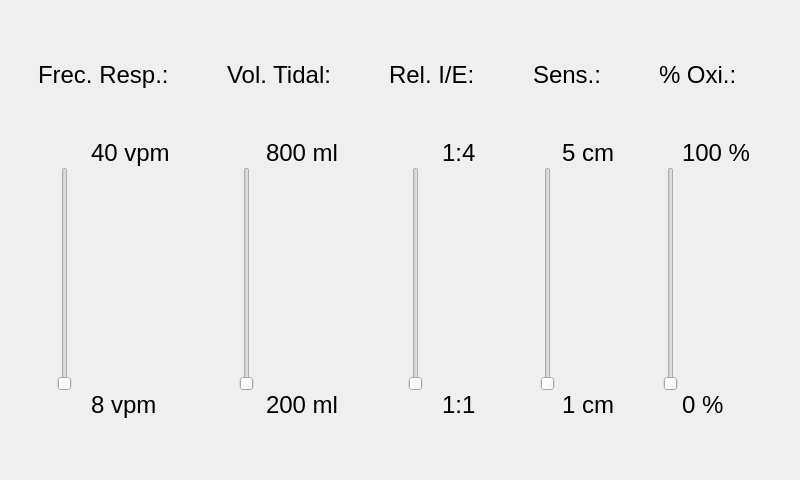
<?xml version="1.0" encoding="UTF-8"?>
<ui version="4.0">
 <class>RespiracionControlada</class>
 <widget class="QWidget" name="RespiracionControlada">
  <property name="geometry">
   <rect>
    <x>0</x>
    <y>0</y>
    <width>800</width>
    <height>480</height>
   </rect>
  </property>
  <property name="windowTitle">
   <string>Form</string>
  </property>
  <layout class="QHBoxLayout" name="horizontalLayout_2">
   <item>
    <layout class="QVBoxLayout" name="verticalLayout_2">
     <item>
      <layout class="QGridLayout" name="gridLayout_2">
       <property name="leftMargin">
        <number>5</number>
       </property>
       <property name="topMargin">
        <number>50</number>
       </property>
       <property name="rightMargin">
        <number>5</number>
       </property>
       <property name="bottomMargin">
        <number>50</number>
       </property>
       <property name="verticalSpacing">
        <number>50</number>
       </property>
       <item row="0" column="0">
        <widget class="QLabel" name="lblFrecRespiratoria">
         <property name="sizePolicy">
          <sizepolicy hsizetype="Fixed" vsizetype="Preferred">
           <horstretch>0</horstretch>
           <verstretch>0</verstretch>
          </sizepolicy>
         </property>
         <property name="font">
          <font>
           <pointsize>18</pointsize>
          </font>
         </property>
         <property name="text">
          <string>Frec. Resp.:   </string>
         </property>
        </widget>
       </item>
       <item row="1" column="0">
        <layout class="QGridLayout" name="gridLayout_3">
         <item row="1" column="0">
          <widget class="QSlider" name="sldFrecRespiratoria">
           <property name="orientation">
            <enum>Qt::Vertical</enum>
           </property>
          </widget>
         </item>
         <item row="1" column="1">
          <widget class="QLabel" name="label_3">
           <property name="sizePolicy">
            <sizepolicy hsizetype="Fixed" vsizetype="Preferred">
             <horstretch>0</horstretch>
             <verstretch>0</verstretch>
            </sizepolicy>
           </property>
           <property name="text">
            <string/>
           </property>
          </widget>
         </item>
         <item row="2" column="1">
          <widget class="QLabel" name="label_2">
           <property name="sizePolicy">
            <sizepolicy hsizetype="Fixed" vsizetype="Preferred">
             <horstretch>0</horstretch>
             <verstretch>0</verstretch>
            </sizepolicy>
           </property>
           <property name="font">
            <font>
             <pointsize>18</pointsize>
            </font>
           </property>
           <property name="text">
            <string>8 vpm</string>
           </property>
          </widget>
         </item>
         <item row="0" column="1">
          <widget class="QLabel" name="label_4">
           <property name="font">
            <font>
             <pointsize>18</pointsize>
            </font>
           </property>
           <property name="text">
            <string>40 vpm</string>
           </property>
          </widget>
         </item>
        </layout>
       </item>
      </layout>
     </item>
    </layout>
   </item>
   <item>
    <layout class="QVBoxLayout" name="verticalLayout_3">
     <item>
      <layout class="QGridLayout" name="gridLayout_4">
       <property name="leftMargin">
        <number>5</number>
       </property>
       <property name="topMargin">
        <number>50</number>
       </property>
       <property name="rightMargin">
        <number>5</number>
       </property>
       <property name="bottomMargin">
        <number>50</number>
       </property>
       <property name="verticalSpacing">
        <number>50</number>
       </property>
       <item row="0" column="0">
        <widget class="QLabel" name="lblVolumenTidal">
         <property name="sizePolicy">
          <sizepolicy hsizetype="Fixed" vsizetype="Fixed">
           <horstretch>0</horstretch>
           <verstretch>0</verstretch>
          </sizepolicy>
         </property>
         <property name="font">
          <font>
           <pointsize>18</pointsize>
          </font>
         </property>
         <property name="text">
          <string>Vol. Tidal:   </string>
         </property>
        </widget>
       </item>
       <item row="1" column="0">
        <layout class="QGridLayout" name="gridLayout_7">
         <item row="1" column="0">
          <widget class="QSlider" name="sldVolumenTidal">
           <property name="orientation">
            <enum>Qt::Vertical</enum>
           </property>
          </widget>
         </item>
         <item row="1" column="1">
          <widget class="QLabel" name="label_7">
           <property name="text">
            <string/>
           </property>
          </widget>
         </item>
         <item row="0" column="1">
          <widget class="QLabel" name="label_6">
           <property name="sizePolicy">
            <sizepolicy hsizetype="Fixed" vsizetype="Fixed">
             <horstretch>0</horstretch>
             <verstretch>0</verstretch>
            </sizepolicy>
           </property>
           <property name="font">
            <font>
             <pointsize>18</pointsize>
            </font>
           </property>
           <property name="text">
            <string>800 ml</string>
           </property>
          </widget>
         </item>
         <item row="2" column="1">
          <widget class="QLabel" name="label_8">
           <property name="font">
            <font>
             <pointsize>18</pointsize>
            </font>
           </property>
           <property name="text">
            <string>200 ml</string>
           </property>
          </widget>
         </item>
        </layout>
       </item>
      </layout>
     </item>
    </layout>
   </item>
   <item>
    <layout class="QVBoxLayout" name="verticalLayout_4">
     <item>
      <layout class="QGridLayout" name="gridLayout_8">
       <property name="leftMargin">
        <number>5</number>
       </property>
       <property name="topMargin">
        <number>50</number>
       </property>
       <property name="rightMargin">
        <number>5</number>
       </property>
       <property name="bottomMargin">
        <number>50</number>
       </property>
       <property name="verticalSpacing">
        <number>50</number>
       </property>
       <item row="0" column="0">
        <widget class="QLabel" name="lblRelacionIE">
         <property name="sizePolicy">
          <sizepolicy hsizetype="Fixed" vsizetype="Fixed">
           <horstretch>0</horstretch>
           <verstretch>0</verstretch>
          </sizepolicy>
         </property>
         <property name="font">
          <font>
           <pointsize>18</pointsize>
          </font>
         </property>
         <property name="text">
          <string>Rel. I/E:   </string>
         </property>
        </widget>
       </item>
       <item row="1" column="0">
        <layout class="QGridLayout" name="gridLayout_9">
         <item row="1" column="1">
          <widget class="QLabel" name="label_11">
           <property name="text">
            <string/>
           </property>
          </widget>
         </item>
         <item row="0" column="1">
          <widget class="QLabel" name="label_10">
           <property name="sizePolicy">
            <sizepolicy hsizetype="Fixed" vsizetype="Fixed">
             <horstretch>0</horstretch>
             <verstretch>0</verstretch>
            </sizepolicy>
           </property>
           <property name="font">
            <font>
             <pointsize>18</pointsize>
            </font>
           </property>
           <property name="text">
            <string>1:4</string>
           </property>
          </widget>
         </item>
         <item row="1" column="0">
          <widget class="QSlider" name="sldRelacionIE">
           <property name="orientation">
            <enum>Qt::Vertical</enum>
           </property>
          </widget>
         </item>
         <item row="2" column="1">
          <widget class="QLabel" name="label_12">
           <property name="font">
            <font>
             <pointsize>18</pointsize>
            </font>
           </property>
           <property name="text">
            <string>1:1</string>
           </property>
          </widget>
         </item>
        </layout>
       </item>
      </layout>
     </item>
    </layout>
   </item>
   <item>
    <layout class="QVBoxLayout" name="verticalLayout_5">
     <item>
      <layout class="QGridLayout" name="gridLayout_10">
       <property name="leftMargin">
        <number>5</number>
       </property>
       <property name="topMargin">
        <number>50</number>
       </property>
       <property name="rightMargin">
        <number>5</number>
       </property>
       <property name="bottomMargin">
        <number>50</number>
       </property>
       <property name="verticalSpacing">
        <number>50</number>
       </property>
       <item row="0" column="0">
        <widget class="QLabel" name="lblSensibilidad">
         <property name="sizePolicy">
          <sizepolicy hsizetype="Fixed" vsizetype="Fixed">
           <horstretch>0</horstretch>
           <verstretch>0</verstretch>
          </sizepolicy>
         </property>
         <property name="font">
          <font>
           <pointsize>18</pointsize>
          </font>
         </property>
         <property name="text">
          <string>Sens.:   </string>
         </property>
        </widget>
       </item>
       <item row="1" column="0">
        <layout class="QGridLayout" name="gridLayout_11">
         <item row="1" column="1">
          <widget class="QLabel" name="label_15">
           <property name="text">
            <string/>
           </property>
          </widget>
         </item>
         <item row="1" column="0">
          <widget class="QSlider" name="sldSensibilidad">
           <property name="orientation">
            <enum>Qt::Vertical</enum>
           </property>
          </widget>
         </item>
         <item row="0" column="1">
          <widget class="QLabel" name="label_14">
           <property name="sizePolicy">
            <sizepolicy hsizetype="Fixed" vsizetype="Fixed">
             <horstretch>0</horstretch>
             <verstretch>0</verstretch>
            </sizepolicy>
           </property>
           <property name="font">
            <font>
             <pointsize>18</pointsize>
            </font>
           </property>
           <property name="text">
            <string>5 cm</string>
           </property>
          </widget>
         </item>
         <item row="2" column="1">
          <widget class="QLabel" name="label_16">
           <property name="font">
            <font>
             <pointsize>18</pointsize>
            </font>
           </property>
           <property name="text">
            <string>1 cm</string>
           </property>
          </widget>
         </item>
        </layout>
       </item>
      </layout>
     </item>
    </layout>
   </item>
   <item>
    <layout class="QVBoxLayout" name="verticalLayout">
     <item>
      <layout class="QGridLayout" name="gridLayout_12">
       <property name="leftMargin">
        <number>5</number>
       </property>
       <property name="topMargin">
        <number>50</number>
       </property>
       <property name="rightMargin">
        <number>5</number>
       </property>
       <property name="bottomMargin">
        <number>50</number>
       </property>
       <property name="verticalSpacing">
        <number>50</number>
       </property>
       <item row="0" column="0">
        <widget class="QLabel" name="lblOxigeno">
         <property name="sizePolicy">
          <sizepolicy hsizetype="Fixed" vsizetype="Fixed">
           <horstretch>0</horstretch>
           <verstretch>0</verstretch>
          </sizepolicy>
         </property>
         <property name="font">
          <font>
           <pointsize>18</pointsize>
          </font>
         </property>
         <property name="text">
          <string>% Oxi.:   </string>
         </property>
        </widget>
       </item>
       <item row="1" column="0">
        <layout class="QGridLayout" name="gridLayout_13">
         <item row="0" column="1">
          <widget class="QLabel" name="label_18">
           <property name="sizePolicy">
            <sizepolicy hsizetype="Fixed" vsizetype="Fixed">
             <horstretch>0</horstretch>
             <verstretch>0</verstretch>
            </sizepolicy>
           </property>
           <property name="font">
            <font>
             <pointsize>18</pointsize>
            </font>
           </property>
           <property name="text">
            <string>100 %</string>
           </property>
          </widget>
         </item>
         <item row="1" column="1">
          <widget class="QLabel" name="label_19">
           <property name="text">
            <string/>
           </property>
          </widget>
         </item>
         <item row="1" column="0">
          <widget class="QSlider" name="sldOxigeno">
           <property name="orientation">
            <enum>Qt::Vertical</enum>
           </property>
          </widget>
         </item>
         <item row="2" column="1">
          <widget class="QLabel" name="label_20">
           <property name="font">
            <font>
             <pointsize>18</pointsize>
            </font>
           </property>
           <property name="text">
            <string>0 %</string>
           </property>
          </widget>
         </item>
        </layout>
       </item>
      </layout>
     </item>
    </layout>
   </item>
  </layout>
 </widget>
 <resources/>
 <connections/>
</ui>
